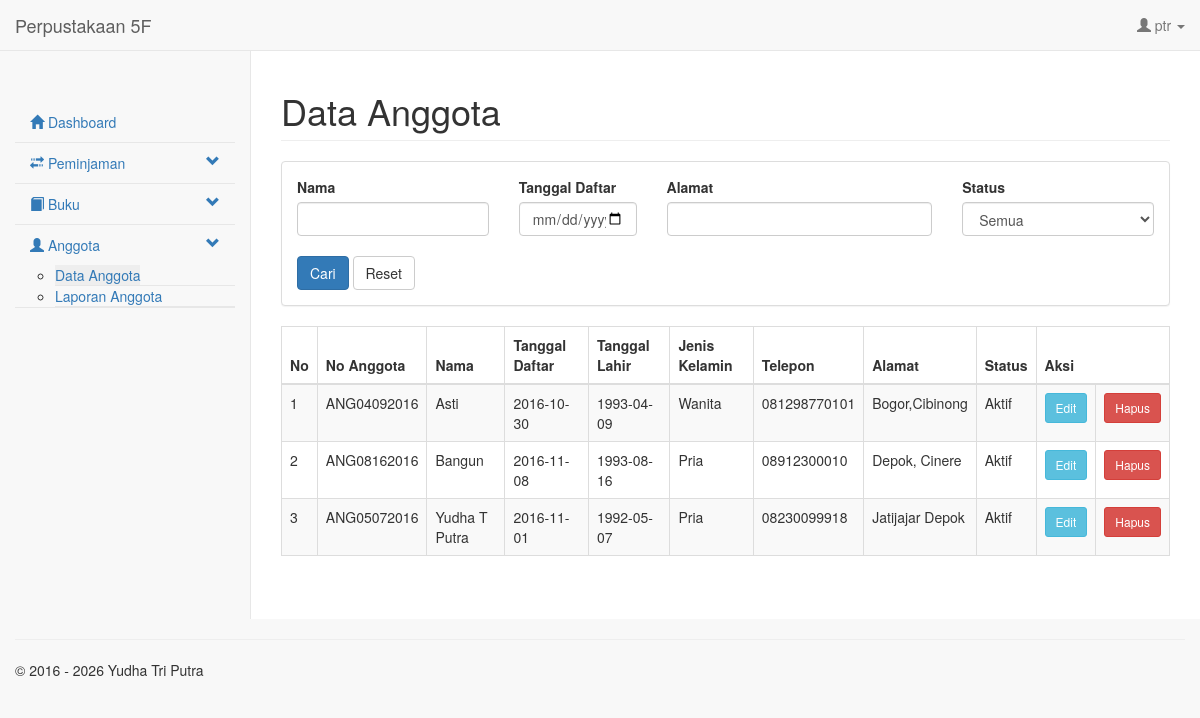
/form/data_anggota.php (signed in), run on the app's committed database.
### tables this page shows
CREATE TABLE IF NOT EXISTS `t_account` (
  `id_t_account` int(11) NOT NULL AUTO_INCREMENT,
  `id_p_role` int(11) NOT NULL,
  `username` varchar(30) NOT NULL,
  `password` varchar(255) NOT NULL COMMENT 'password_hash; akun lama MD5 dimigrasikan saat login',
  `create_date` datetime NOT NULL,
  `create_by` varchar(30) NOT NULL COMMENT 'Username',
  `update_date` datetime DEFAULT NULL,
  `update_by` varchar(30) DEFAULT NULL COMMENT 'Username',
  PRIMARY KEY (`id_t_account`),
  UNIQUE KEY `uk_account_username` (`username`),
  KEY `idx_account_role` (`id_p_role`)
);

CREATE TABLE IF NOT EXISTS `t_anggota` (
  `id_t_anggota` int(11) NOT NULL AUTO_INCREMENT,
  `id_t_account` int(11) NOT NULL,
  `no_anggota` varchar(20) NOT NULL,
  `nama` varchar(100) NOT NULL,
  `tgl_daftar` date NOT NULL,
  `tgl_lahir` date NOT NULL,
  `jenis_kelamin` varchar(10) NOT NULL,
  `no_telp` varchar(20) NOT NULL,
  `alamat` text NOT NULL,
  `keterangan` varchar(255) DEFAULT NULL,
  `status` varchar(20) DEFAULT NULL COMMENT 'aktif, tidak aktif',
  `update_date` date DEFAULT NULL,
  `update_by` varchar(30) DEFAULT NULL COMMENT 'Username',
  `create_by` varchar(30) NOT NULL COMMENT 'Username',
  `create_date` date NOT NULL,
  PRIMARY KEY (`id_t_anggota`),
  UNIQUE KEY `uk_anggota_account` (`id_t_account`),
  UNIQUE KEY `uk_anggota_nomor` (`no_anggota`),
  KEY `idx_anggota_status` (`status`)
);

### setting/koneksi.php (called while the page is built, shortened)
<?php
function e($value): string
{
    return htmlspecialchars((string) ($value ?? ''), ENT_QUOTES, 'UTF-8');
}
function request_int(array $source, string $key, int $default = 0): int
{
    if (!isset($source[$key]) || is_array($source[$key])) {
        return $default;
    }
    $value = filter_var($source[$key], FILTER_VALIDATE_INT);
    return $value === false ? $default : (int) $value;
}
function request_string(array $source, string $key, string $default = ''): string
{
    if (!isset($source[$key]) || is_array($source[$key])) {
        return $default;
    }
    return trim((string) $source[$key]);
}
function csrf_token(): string
{
    return $_SESSION['csrf_token'];
}
function current_account(mysqli $db): ?array
{
    $username = (string) $_SESSION['login_user'];
    $stmt = mysqli_prepare($db, 'SELECT id_t_account, id_p_role, username FROM t_account WHERE username = ? LIMIT 1');
    mysqli_stmt_bind_param($stmt, 's', $username);
    mysqli_stmt_execute($stmt);
    $result = mysqli_stmt_get_result($stmt);
    $account = mysqli_fetch_assoc($result) ?: null;
    return $account;
}
function require_login(mysqli $db, string $redirect = '../index.php'): array
{
    $account = current_account($db);
    return $account;
}
function require_roles(mysqli $db, array $roles, string $redirect = 'dashboard.php'): array
{
    $account = require_login($db);
    return $account;
}

### setting/session.php (called while the page is built, shortened)
<?php
require_once __DIR__ . '/koneksi.php';
$current_account = require_login($db, '../index.php');

### form/data_anggota.php (the view, shortened to what this page needs)
<?php
require_once __DIR__ . '/../setting/session.php';
$account = require_roles($db, [1, 2], 'dashboard.php');
$nama = request_string($_GET, 'txtNama');
$tanggal = request_string($_GET, 'txtTgl');
$alamat = request_string($_GET, 'txtAlamat');
$page = max(1, request_int($_GET, 'hal', 1));
$perPage = 10;
$offset = ($page - 1) * $perPage;
$where = ['1=1'];
$whereSql = implode(' AND ', $where);
$result = mysqli_query($db, "SELECT * FROM t_anggota WHERE $whereSql ORDER BY nama ASC LIMIT $offset, $perPage");
include __DIR__ . '/header.php';
?>
<div id="page-wrapper">
    <div class="row"><div class="col-lg-12"><h1 class="page-header">Data Anggota</h1></div></div>
    <form method="get" class="panel panel-default">
        <div class="panel-body">
            <div class="row">
                <div class="col-md-3"><label>Nama</label><input type="text" class="form-control" name="txtNama" value="<?php echo e($nama); ?>"></div>
                <div class="col-md-2"><label>Tanggal Daftar</label><input type="date" id="txtTgl" class="form-control" name="txtTgl" value="<?php echo e($tanggal); ?>"></div>
                <div class="col-md-4"><label>Alamat</label><input type="text" class="form-control" name="txtAlamat" value="<?php echo e($alamat); ?>"></div>
                <div class="col-md-3"><label>Status</label><select name="txtStatus" class="form-control"><option>Semua</option></select></div>
            </div>
            <br><button type="submit" class="btn btn-primary">Cari</button> <a href="data_anggota.php" class="btn btn-default">Reset</a>
        </div>
    </form>
    <div class="table-responsive">
        <table class="table table-striped table-bordered table-hover">
            <thead><tr><th>No</th><th>No Anggota</th><th>Nama</th><th>Tanggal Daftar</th><th>Tanggal Lahir</th><th>Jenis Kelamin</th><th>Telepon</th><th>Alamat</th><th>Status</th><th colspan="2">Aksi</th></tr></thead>
            <tbody>
            <?php $no = $offset + 1; while ($member = mysqli_fetch_assoc($result)): ?>
                <tr>
                    <td><?php echo $no++; ?></td>
                    <td><?php echo e($member['no_anggota']); ?></td>
                    <td><?php echo e($member['nama']); ?></td>
                    <td><?php echo e($member['tgl_daftar']); ?></td>
                    <td><?php echo e($member['tgl_lahir']); ?></td>
                    <td><?php echo e($member['jenis_kelamin']); ?></td>
                    <td><?php echo e($member['no_telp']); ?></td>
                    <td><?php echo e($member['alamat']); ?></td>
                    <td><?php echo e($member['status']); ?></td>
                    <td><a href="input_anggota.php?id=<?php echo (int) $member['id_t_anggota']; ?>" class="btn btn-info btn-sm">Edit</a></td>
                    <td><a href="hapus_anggota.php?id=<?php echo (int) $member['id_t_anggota']; ?>&csrf=<?php echo urlencode(csrf_token()); ?>" onclick="return confirm('Hapus atau nonaktifkan anggota ini?')" class="btn btn-danger btn-sm">Hapus</a></td>
                </tr>
            <?php endwhile; ?>
            </tbody>
        </table>
    </div>
</div>
<?php include __DIR__ . '/footer.php'; ?>

### form/header.php (shortened to what this page needs)
<?php
require_once __DIR__ . '/../setting/session.php';
$usersession = (string) $current_account['username'];
$roleId = (int) $current_account['id_p_role'];
?>
<!DOCTYPE html>
<html lang="id">
<head>
    <link rel="stylesheet" href="../template/alert.css">
    <link rel="stylesheet" href="../template/css/bootstrap.min.css">
    <link rel="stylesheet" href="../template/css/sb-admin-2.css">
    <link rel="stylesheet" href="../template/js/jquery-ui-1.13.2/jquery-ui.min.css">
</head>
<body>
<nav class="navbar navbar-default navbar-static-top" role="navigation" style="margin-bottom:0">
    <div class="container-fluid">
        <div class="navbar-header">
            <a class="navbar-brand" href="dashboard.php">Perpustakaan 5F</a>
        </div>
        <div id="navbar" class="navbar-collapse collapse">
            <ul class="nav navbar-nav navbar-right">
                <li class="dropdown">
                    <a class="dropdown-toggle" data-toggle="dropdown" href="#"><span class="glyphicon glyphicon-user"></span> <?php echo e($usersession); ?> <span class="caret"></span></a>
                </li>
            </ul>
        </div>
    </div>
</nav>
<div class="container-fluid">
    <div class="row">
        <div class="col-sm-3 col-md-2 sidebar">
            <ul class="nav nav-sidebar">
                <li><a href="dashboard.php"><span class="glyphicon glyphicon-home"></span> Dashboard</a></li>
                <?php if (in_array($roleId, [1, 2], true)): ?>
                    <li class="parent">
                        <a href="#sub-peminjaman" data-toggle="collapse"><span class="glyphicon glyphicon-transfer"></span> Peminjaman <span class="glyphicon glyphicon-chevron-down pull-right"></span></a>
                    </li>
                <?php endif; ?>
                <li class="parent">
                    <a href="#sub-buku" data-toggle="collapse"><span class="glyphicon glyphicon-book"></span> Buku <span class="glyphicon glyphicon-chevron-down pull-right"></span></a>
                </li>
                <?php if (in_array($roleId, [1, 2], true)): ?>
                    <li class="parent">
                        <a href="#sub-anggota" data-toggle="collapse"><span class="glyphicon glyphicon-user"></span> Anggota <span class="glyphicon glyphicon-chevron-down pull-right"></span></a>
                        <ul class="children collapse" id="sub-anggota">
                            <li><a href="data_anggota.php">Data Anggota</a></li>
                            <li><a href="laporan_anggota.php">Laporan Anggota</a></li>
                        </ul>
                    </li>
                <?php endif; ?>
            </ul>
        </div>

### template/css/sb-admin-2.css (style rules this page uses)
body { background-color: #f8f8f8; }
#page-wrapper { padding: 0 15px; min-height: 568px; background-color: white; }
@media (min-width: 768px) { #page-wrapper { position: inherit; margin: 0 0 0 250px; padding: 0 30px; border-left: 1px solid #e7e7e7; } }
.sidebar ul li { border-bottom: 1px solid #e7e7e7; }
.sidebar ul li a.active { background-color: #eeeeee; }
@media (min-width: 768px) { .sidebar { z-index: 1; position: absolute; width: 250px; margin-top: 51px; } }

### data on the page
t_account: username "ptr"
t_anggota: no_anggota "ANG04092016", nama "Asti", tgl_daftar "2016-10-30", tgl_lahir "1993-04-09", jenis_kelamin "Wanita", no_telp "081298770101", alamat "Bogor,Cibinong", status "Aktif"
t_anggota: no_anggota "ANG08162016", nama "Bangun", tgl_daftar "2016-11-08", tgl_lahir "1993-08-16", jenis_kelamin "Pria", no_telp "08912300010", alamat "Depok, Cinere", status "Aktif"
t_anggota: no_anggota "ANG05072016", nama "Yudha T Putra", tgl_daftar "2016-11-01", tgl_lahir "1992-05-07", jenis_kelamin "Pria", no_telp "08230099918", alamat "Jatijajar Depok", status "Aktif"
